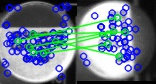
#> input picture rlt.jpg, 156 x 84 px, given in place of Image_20190311091726271.jpg, which was not available
$ python orb_match.py
#> lines starting #> are read from the running program, lines starting #| are printed output that depends on the picture; pictures that were not available may be replaced by others from this repository, and a replacement may not be noted
# coding:utf-8
import os
import sys
import glob
import cv2
import time
import numpy as np

#最少匹配点对数
MIN_MATCH_COUNT = 10

if __name__ == "__main__":
    im_names = []
    templ_name = 'D:\\PCB\\20190311\\orig\\Image_20190311091726271.jpg'
    if len(sys.argv) > 1:
        for i in range(1,len(sys.argv)):
            im_names.append(sys.argv[i])
    else:
        image_path='D:\\PCB\\20190327-2\\20190327_type3\\type3_correct'
        #image_path='D:\\PCB\\20190311\\orig'
        im_names = glob.glob(os.path.join(image_path,"*.jpg"))

    #读入模板图像
    templ = cv2.imread(templ_name,cv2.IMREAD_GRAYSCALE)
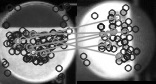
#> templ: shape (84, 156); min 0, max 255, mean 117.2
    #缩放图像
    templ = cv2.resize(templ,None,fx=0.25,fy=0.25)
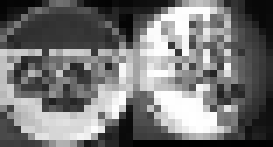
#> templ: shape (21, 39) (shown 7 times larger); min 0, max 255, mean 116.6

    # 创建ORB特征检测器和描述符
    orb = cv2.ORB_create()
    # 对模板图像检测特征和描述符
    templ_kp, templ_des = orb.detectAndCompute(templ, None)
#> templ_kp = (); templ_des = None

    for im_name in im_names:
        img = cv2.imread(im_name, cv2.IMREAD_GRAYSCALE)
        tim = time.time()
        #缩放图像
        img = cv2.resize(img,None,fx=0.25,fy=0.25)
        # 对测试图像检测特征和描述符
        img_kp, img_des = orb.detectAndCompute(img, None)
#> img_kp = (); img_des = None
        # knn匹配器
        mt = cv2.BFMatcher(cv2.NORM_HAMMING,crossCheck=False)
        matches = mt.knnMatch(templ_des,img_des,k=2)
#> matches = ()

        #初步去除误匹配
        good = []
        for m,n in matches:
            if m.distance < 0.9*n.distance:
                good.append(m)
#> this loop made 0 passes
#> after the loop, good = []
        #采样RANSAC方法进一步去除误匹配
        if len(good) > MIN_MATCH_COUNT: #最少匹配数量
            src_pts = np.float32([ templ_kp[m.queryIdx].pt for m in good ]).reshape(-1,1,2)
            dst_pts = np.float32([ img_kp[m.trainIdx].pt for m in good ]).reshape(-1,1,2)
            M, mask = cv2.findHomography(src_pts, dst_pts, cv2.RANSAC,5.0)
            matchesMask = mask.ravel().tolist()
            matches = [[x] for i,x in enumerate(good) if matchesMask[i]==1]
            print("%d perfect matches are found - %f" % (sum(matchesMask),(sum(matchesMask)+0.0)/len(good)))
        else:
            print("Not enough matches are found - %d/%d" % (len(good),MIN_MATCH_COUNT))
#| Not enough matches are found - 0/10

        print("Done in : ", time.time()-tim, " seconds")
        #print(matches)
        #绘制匹配
        img3 = cv2.drawMatchesKnn(templ, templ_kp, img, img_kp, matches, None, flags=2)
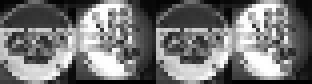
#> img3: shape (21, 78, 3) (shown 4 times larger); min 0, max 255, mean 116.6
        cv2.namedWindow("matches",0)
        cv2.imshow("matches", img3)
        key = cv2.waitKey()
#> (key Esc is pressed here)
        if key == 27:
            break
    cv2.destroyAllWindows()
